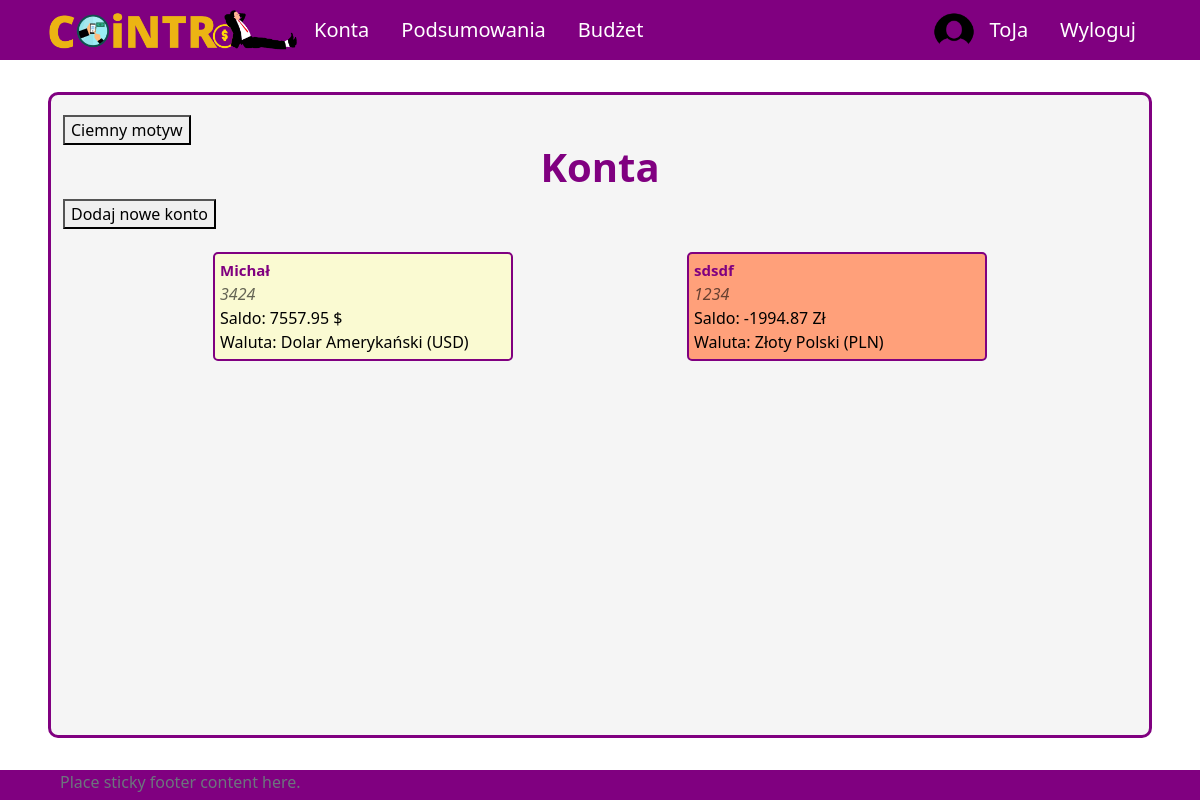
Page /all-accounts (signed in) on the earlier database version.
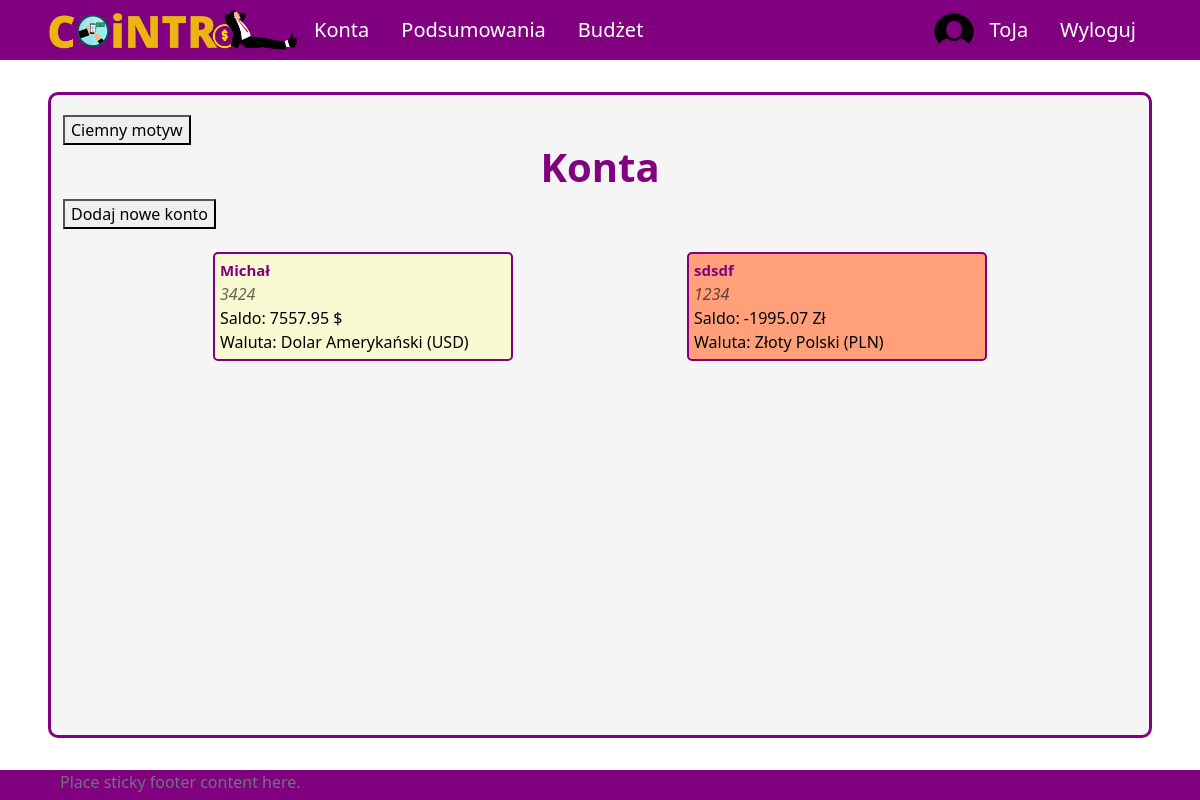
Same page on the later database version.
### aplication/models.py (models this page shows, shortened)
class Account(models.Model):
    owner = models.ForeignKey(Profile, null=True, blank=True, on_delete=models.CASCADE)
    name = models.CharField(max_length=30)
    currency = models.ForeignKey(Currency, on_delete=models.SET_NULL, null=True)
    is_shared = models.BooleanField(default=False)
    description = models.CharField(max_length=100, null=True, blank=True)
    id = models.UUIDField(default=uuid.uuid4, unique=True, primary_key=True, editable=False)
    def __str__(self):
        return self.name
    def calculate_balance(self):
        balance = 0
        transactions = Transaction.objects.filter(id_account=self)
        for transaction in transactions:
            balance += transaction.converted_amount
        return balance
    def print_description(self):
        if self.description!=None:
            return self.description
        else:
            return ""

class Transaction(models.Model):
    id_account = models.ForeignKey(Account, on_delete=models.CASCADE)
    id_user = models.ForeignKey(Profile, on_delete=models.SET_NULL, null=True) #konto z którego dokonano transakcji zostało usunięte ale transakcja ma pozostać
    id_category = models.ForeignKey(Category, on_delete=models.CASCADE)
    id_subcategory = models.ForeignKey(Subcategory, on_delete=models.SET_NULL, null=True, blank=True)
    name = models.CharField(max_length=50, null=True, blank=True)
    currency = models.ForeignKey(Currency, on_delete=models.SET_NULL, null=True)
    is_periodic = models.BooleanField(default=False)
    amount = models.DecimalField(max_digits=10, decimal_places=2)
    converted_amount = models.DecimalField(max_digits=10, decimal_places=2)
    transaction_date = models.DateField()
    description = models.CharField(max_length=255, blank=True, null=True)
    id = models.UUIDField(default=uuid.uuid4, unique=True, primary_key=True, editable=False)

### UsersApp/models.py (models this page shows)
class Currency(models.Model):
    name = models.CharField(max_length=100)
    access_name = models.CharField(max_length=20) #access_name nazwa aby zdobyć kurs walut
    sign = models.CharField(max_length=5) #znak waluty
    id = models.UUIDField(default=uuid.uuid4, unique=True,
                            primary_key=True, editable=False)
    def __str__(self):
        return "{}".format(self.name)

### aplication/views/account_views.py (the view)
# urls.py: path('all-accounts', allAccounts, name='all-accounts'),
@login_required(login_url='login')
def allAccounts(request):
    user_accounts = User_Account.objects.filter(id_user = request.user.profile.id)
    accounts = []
    for ua in user_accounts:
        accounts.append(Account.objects.get(id=ua.id_account.id))
    context = {'accounts': accounts}
    return render(request, 'application/account/all-accounts.html', context)

### templates/application/account/all-accounts.html (shortened to what this page needs)
{% extends 'application/base.html' %}
{% block content %}
    <div class="title">
        <h1>Konta</h1>
    </div>
    <a href="{% url 'create-account' %}">
        <button class="function-button">Dodaj nowe konto</button>
    </a>
    <div class="content tiles" id="all-accounts">
        {% for acc in accounts %}
            <div class="account">
                <a class="account-link" href={% url 'account' pk=acc.id %}>
                <span class="name">{{ acc }}</span>
                <span class="account-description">{{ acc.print_description }}</span>
                <span class="balance">Saldo: {{ acc.calculate_balance }} {{acc.currency.sign}}</span>
                <span class="balance">Waluta: {{ acc.currency }}</span>
                </a>
            </div>
        {% endfor %}
    </div>
{% endblock %}

Differences in the rows shown:
changed through a linked row, Account "sdsdf": calculate_balance "-1994.87" → "-1995.07"
